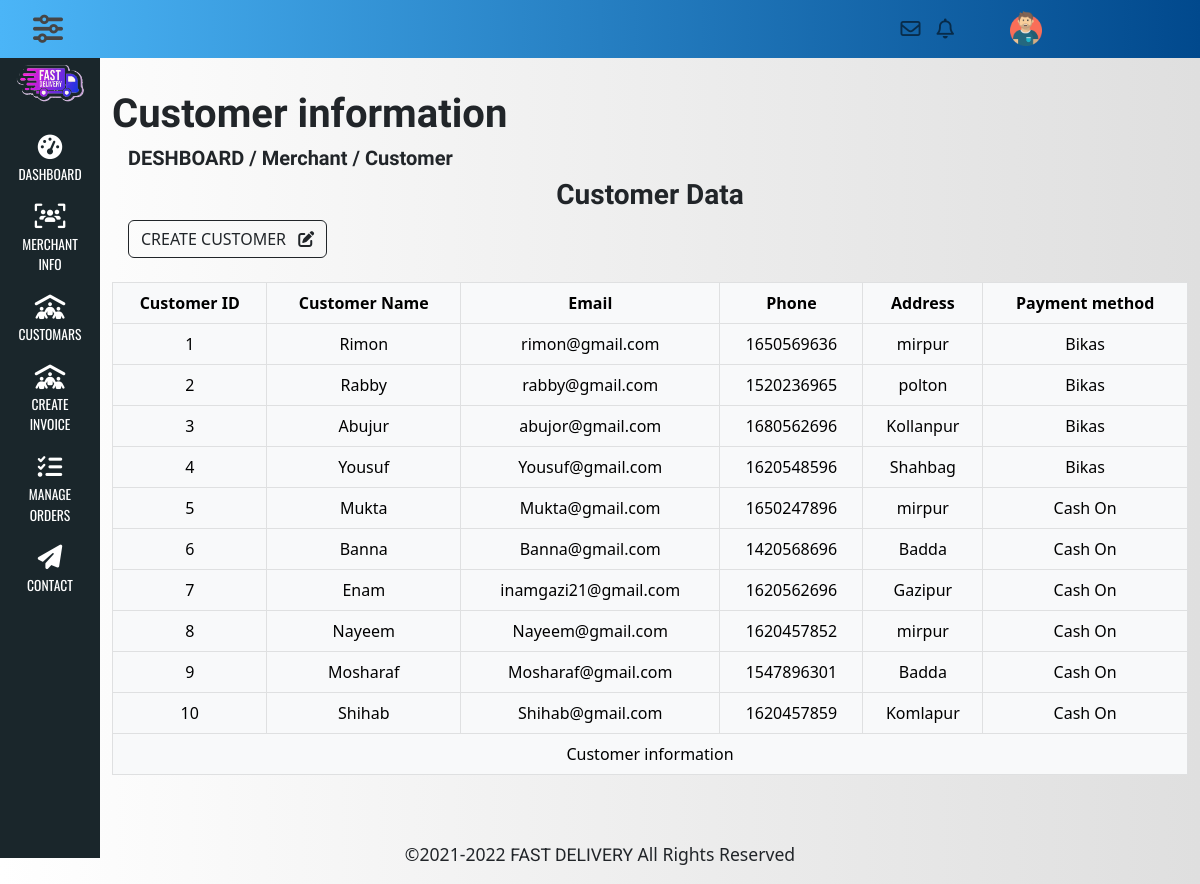
The app's page /merchant_panel/mrcn_customer.php (signed in) with its own data.
### tables this page shows
CREATE TABLE `customer` (
  `customer_id` int(100) NOT NULL,
  `customer_name` varchar(100) NOT NULL,
  `email` varchar(100) NOT NULL,
  `phone` int(15) NOT NULL,
  `address` varchar(150) NOT NULL,
  `payment_method` varchar(100) NOT NULL,
  `merchant_id` int(11) NOT NULL
);

### merchant_panel/mrcn_customer.php (the view, shortened to what this page needs)
<?php require_once "mrcn_header.php";
    require_once '../connection.php';
?>
<div class="col-md-11 main-content">
    <div class="row">
        <div class="col-md-12">
            <div class="deshheader">
                <h1>Customer information</h1>
                <h5 class="ms-3">DESHBOARD / Merchant / Customer</h5>
            </div>
        </div>
    </div>
        <div class="row ">
            <div class="col-md-12 g-0">
                <h3 class="text-center">Customer Data</h3>
            </div>
        </div>
        <div class="row">
            <div class="col-md-12">
                <a data-bs-toggle="modal" data-bs-target="#order" href="merchant_order_form.php" class="btn btn-outline-dark ms-3">CREATE CUSTOMER <i class="fa-solid fa-pen-to-square ms-2"></i></a>
            <div class="table-responsive">
                <table class="table table-light table-hover text-center table-bordered mt-4">
                    <thead>
                        <tr>
                            <th>Customer ID</th>
                            <th>Customer Name</th>
                            <th>Email</th>
                            <th>Phone</th>
                            <th>Address</th>
                            <th>Payment method</th>
                        </tr>
                    </thead>
                    <tbody>
                         <?php
                                $x=1;
                                $mrcnId = $_SESSION['mrchId'];
                                $sql="SELECT * FROM `customer` WHERE `merchant_id` = '$mrcnId'";
                                $query= mysqli_query($link, $sql);
                                while($row=mysqli_fetch_array($query)){
                                ?>
                        <tr>
                            <td><?php echo $x++; ?></td>
                            <td><?php echo $row['customer_name']?></td>
                            <td><?php echo $row['email']?></td>
                            <td><?php echo $row['phone']?></td>
                            <td><?php echo $row['address']?></td>
                            <td><?php echo $row['payment_method']?></td>
                        </tr>
                        <?php
                            }
                        ?>
                    </tbody>
                    <tfoot>
                        <tr>
                            <td colspan="6">Customer information</td>
                        </tr>
                    </tfoot>
                </table>
            </div>
        </div>
    </div>
</div>
<?php require_once "../footer.php"; ?>

### css/style.css (style rules this page uses)
* { margin: 0; padding: 0; }
body { background-image: linear-gradient(to right, #ffffff, #dfdfdf); }
h1, h2, h3, h4, h5, h6 { font-family: 'Tiro Devanagari Sanskrit', serif; font-weight: bold; }
a, a:hover, a:focus { font-family: 'Roboto', sans-serif; color: inherit; text-decoration: none; transition: all 0.3s; }
i, span { display: inline-block; }
.main-content { margin-top: 90px; margin-bottom: 50px; }

### records on screen
customer: customer_name "Rimon", email "rimon@gmail.com", phone "1650569636", address "mirpur", payment_method "Bikas"
customer: customer_name "Rabby", email "rabby@gmail.com", phone "1520236965", address "polton", payment_method "Bikas"
customer: customer_name "Abujur", email "abujor@gmail.com", phone "1680562696", address "Kollanpur", payment_method "Bikas"
customer: customer_name "Yousuf", email "Yousuf@gmail.com", phone "1620548596", address "Shahbag", payment_method "Bikas"
customer: customer_name "Mukta", email "Mukta@gmail.com", phone "1650247896", address "mirpur", payment_method "Cash On"
customer: customer_name "Banna", email "Banna@gmail.com", phone "1420568696", address "Badda", payment_method "Cash On"
customer: customer_name "Enam", email "inamgazi21@gmail.com", phone "1620562696", address "Gazipur", payment_method "Cash On"
customer: customer_name "Nayeem", email "Nayeem@gmail.com", phone "1620457852", address "mirpur", payment_method "Cash On"
customer: customer_name "Mosharaf", email "Mosharaf@gmail.com", phone "1547896301", address "Badda", payment_method "Cash On"
customer: customer_name "Shihab", email "Shihab@gmail.com", phone "1620457859", address "Komlapur", payment_method "Cash On"
